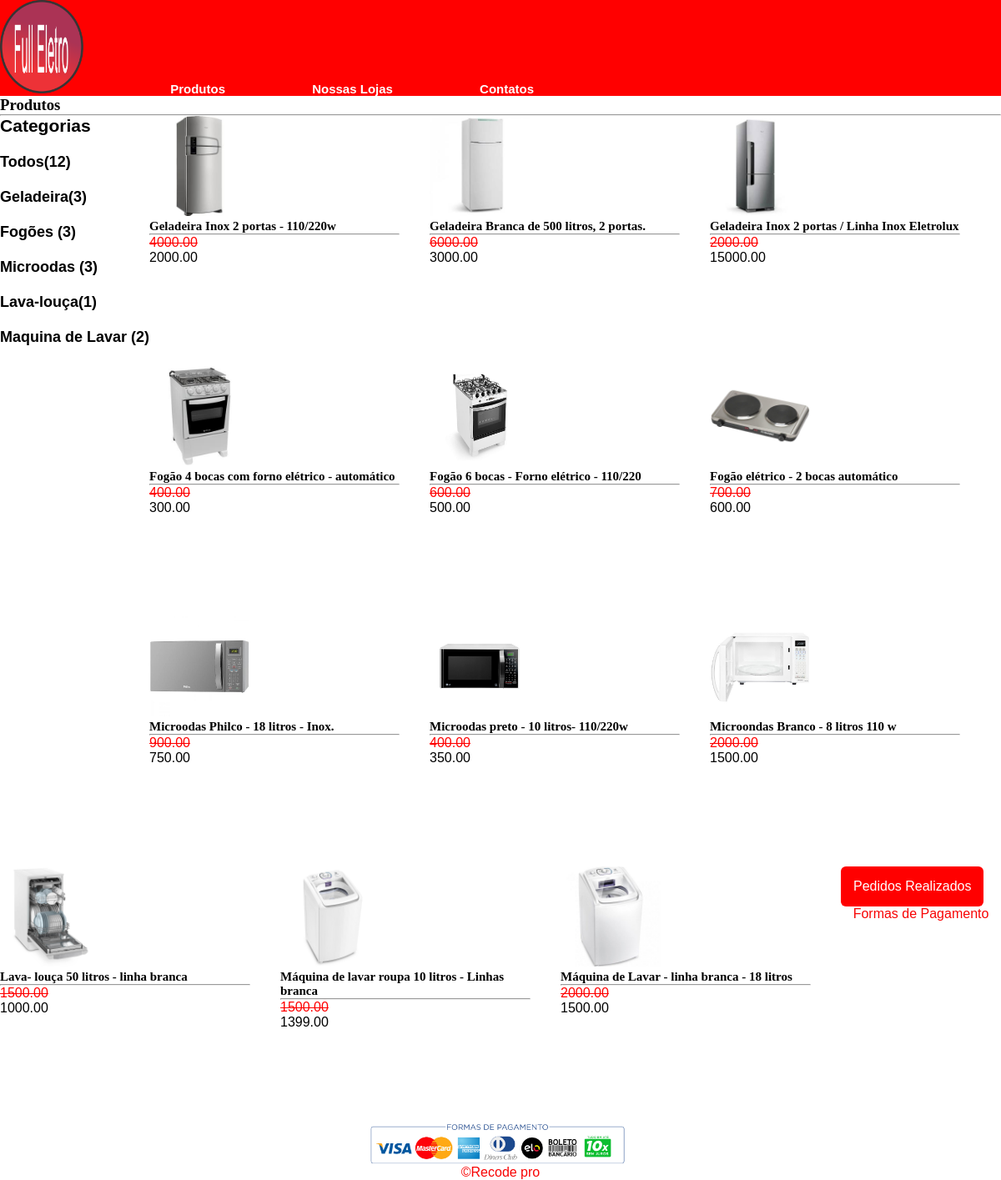
/produtos.php, run on the app's committed database.
### tables this page shows
CREATE TABLE `produtos` (
  `idprodutos` int(11) NOT NULL,
  `categoria` varchar(45) NOT NULL,
  `descriçao` varchar(150) NOT NULL,
  `preço` decimal(8,2) NOT NULL,
  `preçofinal` decimal(8,2) NOT NULL,
  `imagem` varchar(45) DEFAULT NULL,
  `data_inclusao` datetime DEFAULT NULL
);

### produtos.php (the view, shortened to what this page needs)
<?php
$servername = "localhost";
$username = "root";
$password= "";
$database = "fullstackeletro";
$conn = mysqli_connect($servername,$username,$password,$database);
?>
<!DOCTYPE html>
<html lang="pt-br">
    <head>
        <link rel="stylesheet" href="css/estilo.css">
    </head>
    <body>
        <header>
           <h3>Produtos</h3>
        </header>
       <hr>
       <section class="categorias" ></p>
           <ul>
            <h3>Categorias</h3>
            <br>
            <li onclick="exibir_todos()">Todos(12)</li>
            <br>
            <li onclick= "exibir_categoria('geladeira')">Geladeira(3)</li>
            <br>
            <li onclick="exibir_categoria('fogao')">Fogões (3)</li>
            <br>
            <li onclick="exibir_categoria('microondas')">Microodas (3)</li>
            <br>
            <li onclick="exibir_categoria('Lavalouca')">Lava-louça(1)</li>
            <br>
            <li onclick="exibir_categoria('Maquinadelavar')">Maquina de Lavar (2)</li>
            <br>
         </ul>
        </section>
         <section class="produtos">
         <?php
         $sql = "select * from produtos";
         $result=$conn->query($sql);
         if ($result->num_rows >0){
             while ($row = $result-> fetch_assoc()) {
        ?>
        <div class="box_produto" id="geladeira <?php echo $row ["categorias"]?> style="display: block; >
        <img src=<?php echo $row ["imagem"]?> width="120px" onmousemove="aumentar(this)" onmouseout="diminuir(this)">
        <br>
        <p class="descrição"><?php echo $row["descriçao"]?></p>
        <hr>
        <p class="preço"><strike><?php echo $row ["preço"]?></strike></p>
        <p class="preçofinal"><?php echo $row ["preçofinal"]?></p>
        </div>
        <?php
     }
     } else {
             echo "Nenhum produto cadastrado!";
    }
    ?>
   <a href="pedidos.php"><button style="background: red; border-radius: 6px; padding: 15px; cursor: pointer; color: #fff; border: none; font-size: 16px;">Pedidos Realizados</button></a>
    </body>
    <footer id="rodape2">
    <p id="rodape1"> Formas de Pagamento</p>
    <img src="./imagens/1.jpg" alt="Forma de pagamento" width="350" align="center">
    <p>&copy;Recode pro</p>
</footer>
</html>

### css/estilo.css (style rules this page uses)
p { font-family: Arial, Helvetica, sans-serif; }
.menu a { color: white; font-size: 15px; font-family: Arial, Helvetica, sans-serif; font-weight: bolder; font-style: normal; text-decoration: none; text-align: center; margin-right: 100px; }
.menu { background-color: #FF0000; font-size: 15px; font-family: Arial, Helvetica, sans-serif; font-weight: bolder; font-style: normal; text-decoration: none; }
a { color: red; font-size: 20px; font-style: normal; text-decoration: none; }
* { margin:0px; padding: 0px; }
.produtos { width: 325px; align-self: center; }
footer { color: rgb(248, 4, 4); bottom: 0; width: 100%; height: 100px; text-align: center; left: 0; }
.categorias { font-family:Arial, Helvetica, sans-serif; font-size: 18px; color: black; font-weight: bolder; float: left; margin-bottom: 150px; height: 500px; cursor: pointer; }
.preço { color: red; }
.produtos { width: 100%; height: 90%; position: static; }
.box_produto { float: left; width: 25%; height: 280px; margin-left:0% ; margin-right:3%; margin-bottom: 20px; display:block; }
.descrição { font-size: 15px; color:black; font-weight: bolder; font-family: Cambria, Cochin, Georgia, Times, 'Times New Roman', serif; }

### data on the page
produtos: imagem (picture), descriçao "Geladeira Inox 2 portas - 110/220w", preço "4000.00", preçofinal "2000.00"
produtos: imagem (picture), descriçao "Geladeira Branca de 500 litros, 2 portas.", preço "6000.00", preçofinal "3000.00"
produtos: imagem (picture), descriçao "Geladeira Inox 2 portas / Linha Inox Eletrolux", preço "2000.00", preçofinal "15000.00"
produtos: imagem (picture), descriçao "Fogão 4 bocas com forno elétrico - automático", preço "400.00", preçofinal "300.00"
produtos: imagem (picture), descriçao "Fogão 6 bocas - Forno elétrico - 110/220", preço "600.00", preçofinal "500.00"
produtos: imagem (picture), descriçao "Fogão elétrico - 2 bocas automático", preço "700.00", preçofinal "600.00"
produtos: imagem (picture), descriçao "Microodas Philco - 18 litros - Inox.", preço "900.00", preçofinal "750.00"
produtos: imagem (picture), descriçao "Microodas preto - 10 litros- 110/220w", preço "400.00", preçofinal "350.00"
produtos: imagem (picture), descriçao "Microondas Branco - 8 litros 110 w", preço "2000.00", preçofinal "1500.00"
produtos: imagem (picture), descriçao "Lava- louça 50 litros - linha branca", preço "1500.00", preçofinal "1000.00"
produtos: imagem (picture), descriçao "Máquina de lavar roupa 10 litros - Linhas branca", preço "1500.00", preçofinal "1399.00"
produtos: imagem (picture), descriçao "Máquina de Lavar - linha branca - 18 litros", preço "2000.00", preçofinal "1500.00"
